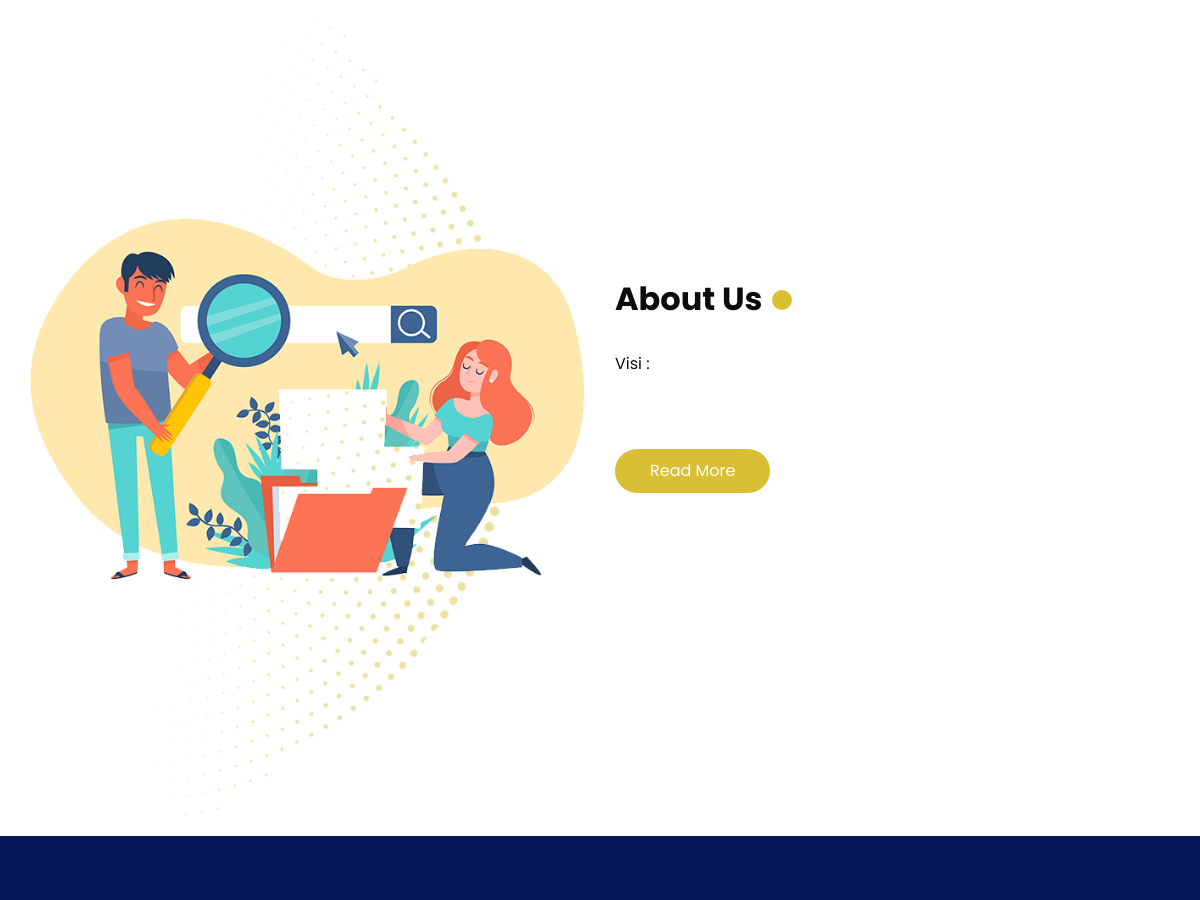
Before: / (middle part) with the older database file.
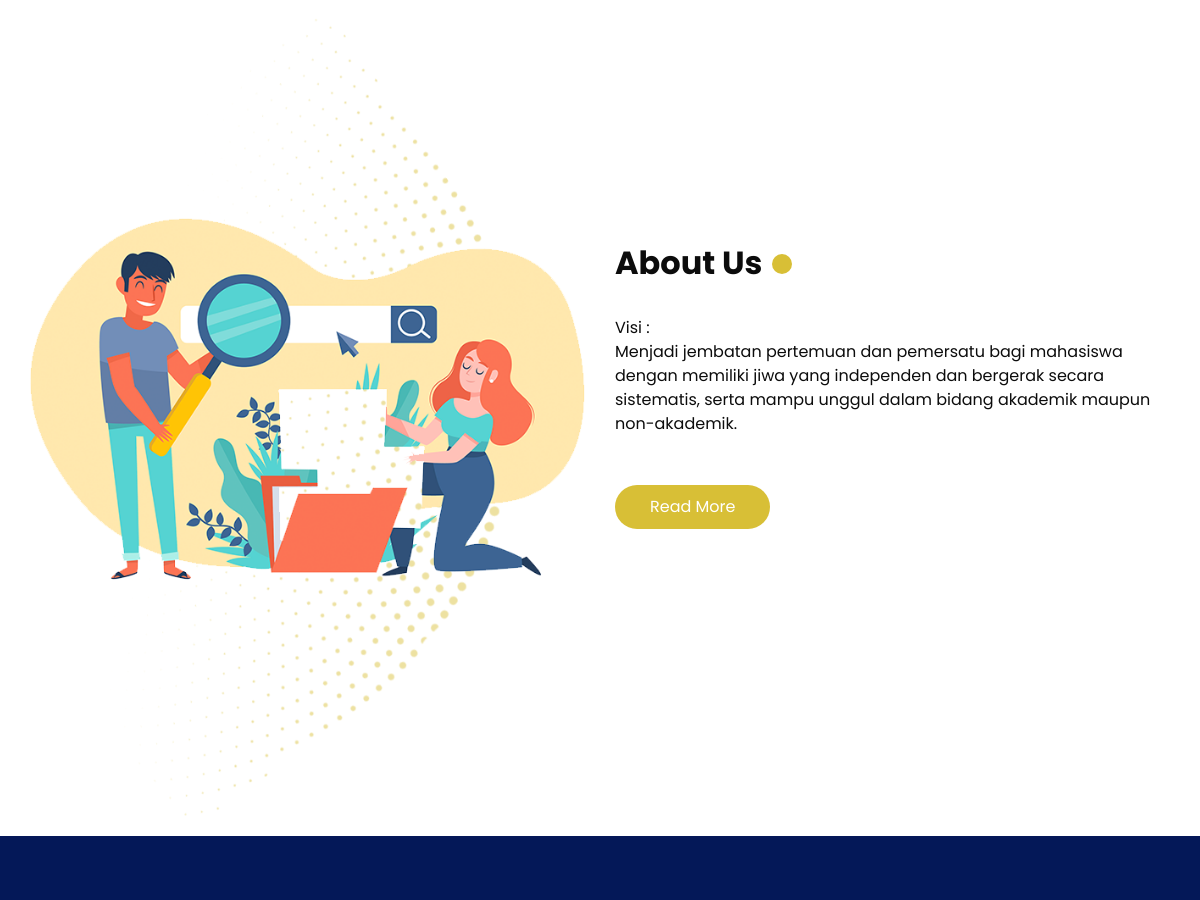
After: the same page with the newer database file.
### tables this page shows
CREATE TABLE `visimisi` (
  `id_visimisi` int(20) NOT NULL,
  `visi` varchar(255) NOT NULL,
  `misi` varchar(500) NOT NULL
);

### page/home.php (the view, shortened to what this page needs)
<html>
<head>
  <link rel="stylesheet" type="text/css" href="https://cdnjs.cloudflare.com/ajax/libs/OwlCarousel2/2.1.3/assets/owl.carousel.min.css">
  <link rel="stylesheet" type="text/css" href="assets/css/bootstrap.css">
  <link href="assets/css/style.css" rel="stylesheet">
  <link href="assets/css/responsive.css" rel="stylesheet">
</head>
<body class="sub_page">
  <section class="about_section ">
    <div class="container">
      <div class="row">
        <div class="col-md-6">
          <div class="img-box">
            <img src="assets/images/about-img2.png" alt="">
          </div>
        </div>
        <div class="col-md-6">
          <div class="detail-box">
            <div class="heading_container">
              <h2>
                About Us
              </h2>
            </div>
            <?php
            include('config/config.php');
            $query  = "SELECT * FROM visimisi";
            $result = mysqli_query($conn, $query);
            $row    = mysqli_fetch_assoc($result);
            echo  '<p>Visi :';
            echo  '<br>'.$row['visi'].'<br> <br>';
            ?>
            <a href="index.php?river=about">
              Read More
            </a>
          </div>
        </div>
      </div>
    </div>
  </section>
  <section class="service_section layout_padding">
  </section>
</body></html>

Changed rows visible on the page:
added visimisi: visi "Menjadi jembatan pertemuan dan pemersatu bagi mahasiswa dengan memiliki jiwa yang independen dan bergerak secara sistematis, serta mampu unggul dalam bidang akademik maupun non-akademik."
